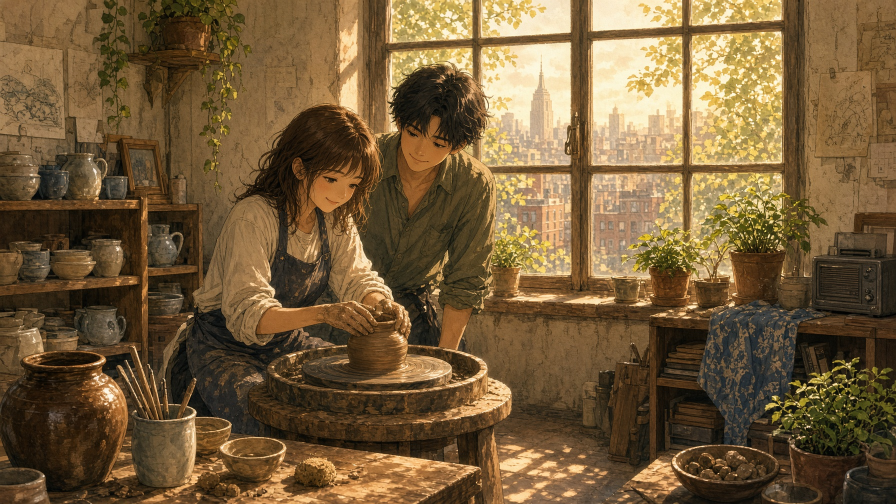
#> input picture jobs/ghost-movie-slideshow/images/scene_01.jpg, 1792 x 1008 px (shown at 1/2 size)
$ python stroke_plan.py ../../jobs/ghost-movie-slideshow/images/scene_01.jpg ../../jobs/ghost-movie-slideshow/images/scene_02.jpg
#> lines starting #> are read from the running program, lines starting #| are printed output that depends on the picture
"""Curved-stroke plan: trace edge contours into ordered polyline CHAINS (not dots).
Outlines = long chained strokes following contours. Fills = broad directional sweeps
per region, stroke direction following form (trees=vertical/arced, grass=upward sweep,
sky/clouds=horizontal-arced). Output: stroke list, each = [color, size, [[x,y]...]] canvas pts.

usage: python3 stroke_plan.py <ref.jpg> <out.json>
"""
import sys, json
import numpy as np
from PIL import Image, ImageFilter

path, out = sys.argv[1], sys.argv[2]
GW, GH = 200, 150
im = Image.open(path).convert("RGB").resize((GW, GH))
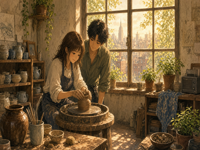
#> im: PIL image 200x150 RGB; mean R, G, B 116.4, 92, 57.7
sm = im.filter(ImageFilter.GaussianBlur(1.4))
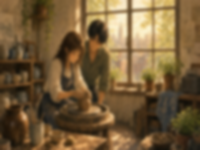
#> sm: PIL image 200x150 RGB; mean R, G, B 116.4, 92, 57.7
a = np.asarray(sm, float)
q = sm.quantize(colors=14, method=Image.MEDIANCUT).convert("RGB")
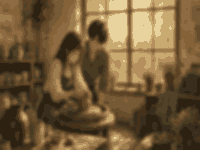
#> q: PIL image 200x150 RGB; mean R, G, B 116.2, 91.5, 57.1
qa = np.asarray(q)
cw, ch = 1000/GW, 740/GH
CX = lambda gx: round(gx*cw, 1)
CY = lambda gy: round(gy*ch, 1)
strokes = []   # {c,size,pts}

# ---- FILLS as broad directional sweeps per region band ----
# group by color; for each, sweep strokes across its bounding rows in form-direction.
# heuristic: sky(top, cool)=horizontal; foliage(green)=short upward arcs; grass(bottom)=upward sweeps.
from collections import defaultdict
cells = defaultdict(list)
for gy in range(GH):
    for gx in range(GW):
        cells[tuple(qa[gy, gx])].append((gx, gy))
for c, pts in sorted(cells.items(), key=lambda kv: -len(kv[1])):
    if len(pts) < 30:
        continue
    arr = np.array(pts)
    ys = arr[:, 1]; hexc = "#%02x%02x%02x" % c
    ymid = ys.mean()/GH
    rr, gg, bb = c
    is_green = gg > rr and gg > bb
    # sweep rows every 3 grid-rows, drawing a horizontal-ish stroke across that row's extent,
    # arced by following the region's x-extent per row (broad directional stroke)
    for gy in range(int(ys.min()), int(ys.max())+1, 3):
        xs = arr[arr[:, 1] == gy][:, 0]
        if len(xs) < 2:
            continue
        x0, x1 = int(xs.min()), int(xs.max())
        # arc: midpoint lifted for canopy, dipped for grass sweep — few control pts = curved
        if is_green and ymid < 0.55:   # foliage: gentle downward arc (canopy)
            mid = [CX((x0+x1)/2), CY(gy-1.2)]
        elif is_green:                  # grass: upward sweep
            mid = [CX((x0+x1)/2), CY(gy-1.5)]
        else:                           # sky/other: near-flat slight arc
            mid = [CX((x0+x1)/2), CY(gy-0.4)]
        strokes.append({"c": hexc, "size": 9,
                        "pts": [[CX(x0), CY(gy)], mid, [CX(x1), CY(gy)]]})

# ---- OUTLINES as chained contour strokes ----
L = np.asarray(q.convert("L").filter(ImageFilter.GaussianBlur(0.6)), float)
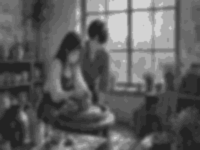
#> L: shape (150, 200) float64; min 35, max 211, mean 95.1
lap = np.abs(np.gradient(np.gradient(L, axis=0), axis=0) + np.gradient(np.gradient(L, axis=1), axis=1))
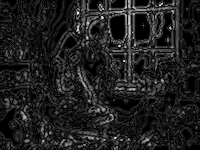
#> lap: shape (150, 200) float64; min 0, max 32.5, mean 4.1; drawn with min black and max white
edges = lap > np.percentile(lap, 92)
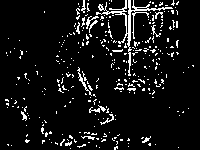
#> edges: shape (150, 200) bool; 7.8% white in thin lines or dots
# trace: for each edge pixel not visited, walk to 8-neighbours building an ordered chain
vis = np.zeros_like(edges, bool)
def neighbours(y, x):
    for dy in (-1, 0, 1):
        for dx in (-1, 0, 1):
            if dy or dx:
                ny, nx = y+dy, x+dx
                if 0 <= ny < GH and 0 <= nx < GW and edges[ny, nx] and not vis[ny, nx]:
                    yield ny, nx
ys, xs = np.where(edges)
#> ys = 2336 values from 0 to 149; xs = 2336 values, max 193 at index 1378, min 5 at index 1818, mean 110.4
for sy, sx in zip(ys, xs):
    if vis[sy, sx]:
        continue
    chain = [(sy, sx)]; vis[sy, sx] = True
    cy, cx = sy, sx
    while True:
        nxt = next(neighbours(cy, cx), None)
        if nxt is None:
            break
        vis[nxt] = True; chain.append(nxt); cy, cx = nxt
    if len(chain) >= 4:   # only meaningful contours
        # simplify to every 2nd pt = curved polyline
        pts = [[CX(x), CY(y)] for (y, x) in chain[::2]]
        if len(pts) >= 2:
            strokes.append({"c": "#161616", "size": 4, "pts": pts})
#> this loop made 2336 passes
#> (sy, sx, pts) on passes 24, 36: (1, 178, [[890, 4.9], [890, 9.9], [880, 14.8], [885, 19.7]]), (2, 152, [[760, 9.9], [760, 14.8]])
#> (sy, sx) on passes 1, 3, 4, 5, 6, 8: (0, 83), (0, 88), (0, 109), (0, 111), (0, 125), (0, 128)
#> after the loop, strokes = 810 items

json.dump({"strokes": strokes}, open(out, "w"))
n_fill = sum(1 for s in strokes if s["c"] != "#161616")
#> n_fill = 624
print("strokes", len(strokes), "fills", n_fill, "outlines", len(strokes)-n_fill,
      "total-pts", sum(len(s["pts"]) for s in strokes))
#| strokes 810 fills 624 outlines 186 total-pts 2892

$ run again, on jobs/ghost-movie-slideshow/images/scene_04.jpg
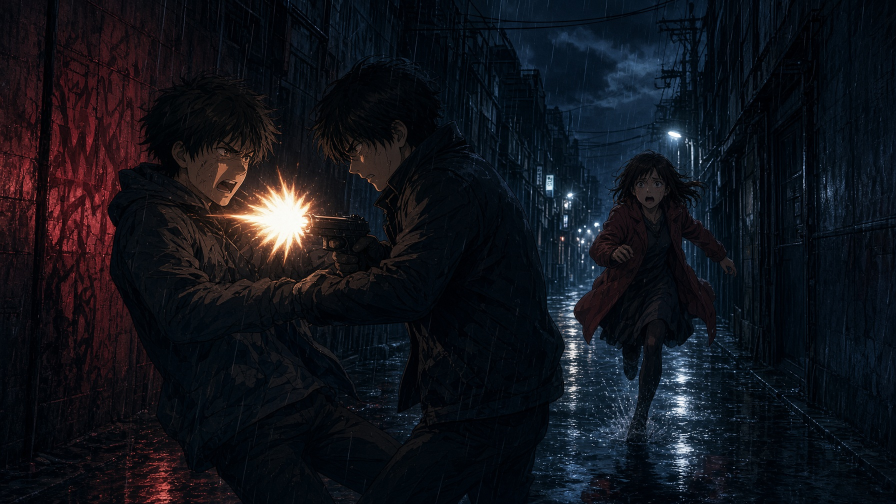
#> input picture jobs/ghost-movie-slideshow/images/scene_04.jpg, 1792 x 1008 px (shown at 1/2 size)
#> `L = np.asarray(q.convert("L").filter(ImageFilter.GaussianBlur(0.6)), f..`:
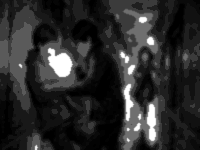
#> L: shape (150, 200) float64; min 5, max 78, mean 17.8; drawn with min black and max white
#> `edges = lap > np.percentile(lap, 92)`:
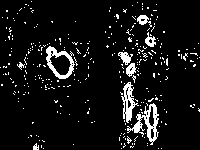
#> edges: shape (150, 200) bool; 7.8% white in thin lines or dots
#> ys = 2336 values from 1 to 149; xs = 2336 values, max 199 at index 767, min 0 at index 1036, mean 112
#> the loop `for sy, sx in zip(ys, xs):` made 2336 passes
#> (sy, sx, pts) on passes 13, 23, 26, 34, 42: (7, 147, [[735, 34.5], [735, 39.5]]), (9, 123, [[615, 44.4], [625, 49.3]]), (10, 6, [[30, 49.3], [30, 54.3]]), (10, 153, [[765, 49.3], [775, 49.3]]), (11, 123, [[615, 54.3], [625, 54.3]])
#> after the loop `for sy, sx in zip(ys, xs):`: strokes = 753 items
#> n_fill = 636
#| strokes 753 fills 636 outlines 117 total-pts 2878

$ run again, on jobs/ghost-movie-slideshow/images/scene_05.jpg
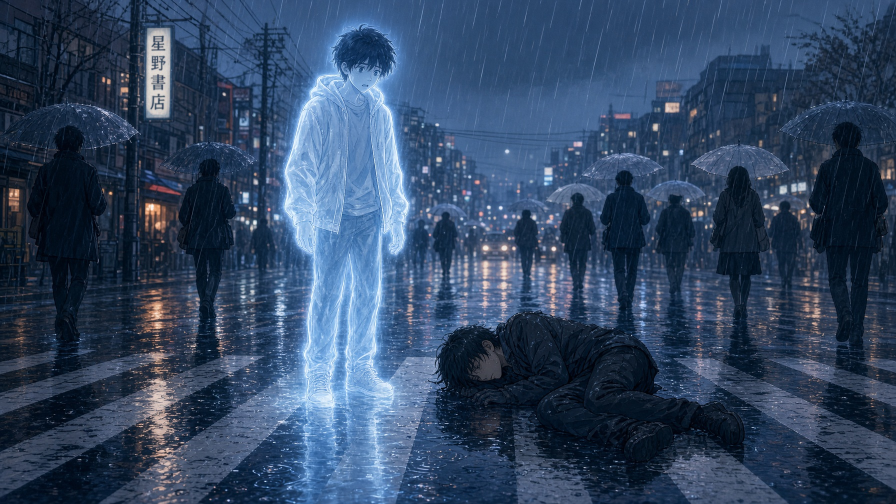
#> input picture jobs/ghost-movie-slideshow/images/scene_05.jpg, 1792 x 1008 px (shown at 1/2 size)
#> `L = np.asarray(q.convert("L").filter(ImageFilter.GaussianBlur(0.6)), f..`:
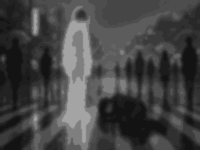
#> L: shape (150, 200) float64; min 19, max 164, mean 67.7
#> `edges = lap > np.percentile(lap, 92)`:
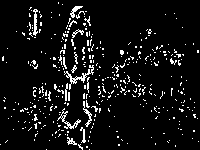
#> edges: shape (150, 200) bool; 7.2% white in thin lines or dots
#> ys = 2174 values from 2 to 149; xs = 2174 values, max 198 at index 542, min 0 at index 2142, mean 87.39
#> the loop `for sy, sx in zip(ys, xs):` made 2174 passes
#> (sy, sx, pts) on passes 12, 60: (7, 30, [[150, 34.5], [150, 39.5]]), (11, 80, [[400, 54.3], [410, 54.3], [415, 59.2], [420, 69.1]])
#> after the loop `for sy, sx in zip(ys, xs):`: strokes = 838 items
#> n_fill = 657
#| strokes 838 fills 657 outlines 181 total-pts 2877
